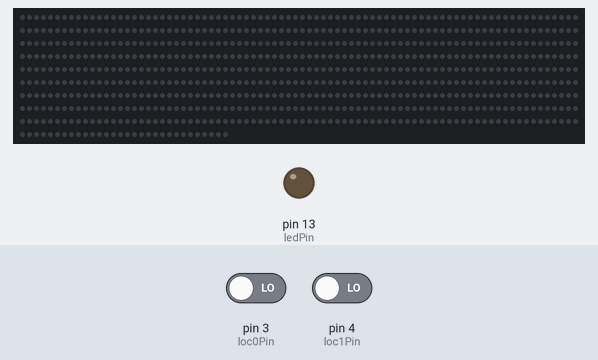
A sketch run on a simulated Arduino Uno, built with avr-gcc and run on an emulated ATmega328P. Parts: 750 RGB LEDs in strip order, left to right, continuing on the next row, output pins drawn as LEDs (lit = HIGH). Inputs (shaded band) come from the test bench; at power-on: pin 4 (loc1Pin) LOW, pin 3 (loc0Pin) LOW. Dim RGB values are drawn brighter than linear; random numbers use the default seed unless the sketch sets one.

Above: at 1.2 s.
1.3 s: pin 4 (loc1Pin) driven HIGH
At 3.2 s:
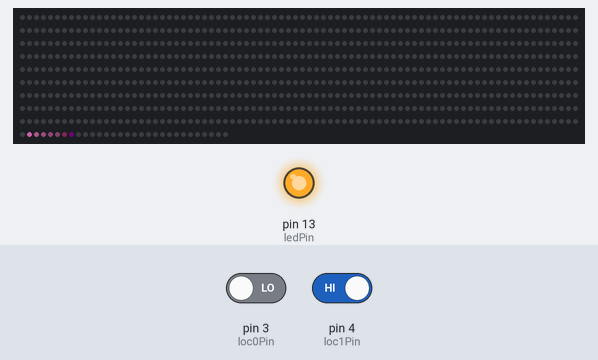
At 46.7 s:
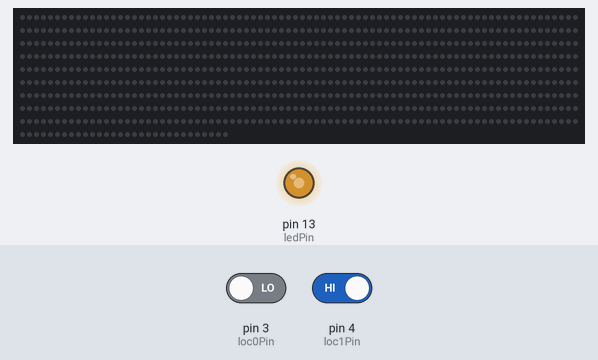
Timing chart, 0 to 47.0 s (numbered marks = the images above; inputs shaded):
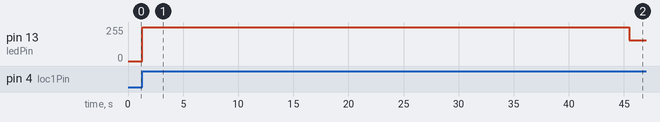

Measured:
- after the input at 1.3 s, pin 13 (ledPin): 0/255 → 255/255 at once, → 155/255 44.2 s later; the LEDs: first change after 0.10 s (image 1 shows a later state)

The sketch:

witch-lights-classic.ino
```cpp
#include <Adafruit_NeoPixel.h>

#ifndef PSTR
 #define PSTR // Make Arduino Due happy (???)
#endif

// USER ADJUSTABLE

#define N_LEDS 750              // 5 5-meter reels hooked up so far

long interval = 30;             // delay between pixel draws -- 45 is slower than you can walk away from
long minInterval = 0;           //
long currentInterval;           // for acceleration

int hoverLowerDistance = 80;   // shortest possible pause distance
int hoverUpperDistance = hoverLowerDistance + 80;   // longest possible pause distance

int hoverLowerTime = 5;         // shortest possible hoverTime
int hoverUpperTime = 30;        // longest possible hoverTime

boolean debug = false;

// NOT USER ADJUSTABLE

#define PIN    6                // Pin for neopixels

int ledPin = 13;                // choose the pin for the LED
int loc0Pin = 3;                // choose the input pin (for PIR sensor)
int loc1Pin = 4;
int pir0State = LOW;            // we start, assuming no motion detected
int pir1State = LOW;
int loc0val = 0;                // variable for reading the pin status
int loc1val = 1;

int hoverTime;				          // how long the sprite hovers for
int hoverRandom;

int dir = 1;					          // +1 to move forwards, -1 to move backwards


Adafruit_NeoPixel strip = Adafruit_NeoPixel(N_LEDS, PIN, NEO_GRB + NEO_KHZ800);

void setup()                    // special function, runs on boot
{
  pinMode(ledPin, OUTPUT);      // declare LED as output
  pinMode(loc0Pin, INPUT);     	// declare sensor as input
  pinMode(loc1Pin, INPUT);
	digitalWrite(ledPin, LOW);
  randomSeed(analogRead(0));


  strip.begin();
  strip.show();
  if (debug) {
    Serial.begin(9600);
    Serial.println("Started!");
  }
}

void loop()                      // special function
{

  loc0val = digitalRead(loc0Pin);  	// read input loc0value

  if (loc0val == HIGH) {            // check if the input is HIGH
    digitalWrite(ledPin, HIGH);  // turn LED ON
    if (pir0State == LOW) {
      if (debug) { Serial.println("moving to 150"); }
      dir = 1;
      // we have just turned on
      chase(0x36540C);
      // We only want to print on the output change, not state
      pir0State = HIGH;
    }
  } else {
    digitalWrite(ledPin, LOW); 	// turn LED OFF
    if (pir0State == HIGH){

      // we have just turned off
      // We only want to print on the output change, not state
      pir0State = LOW;
    }
  }

  loc1val = digitalRead(loc1Pin);  	// read input loc0value
  if (loc1val == HIGH) {            // check if the input is HIGH
    digitalWrite(ledPin, HIGH);  		// turn LED ON
    if (pir1State == LOW) {
      if (debug) { Serial.println("moving to 0"); }
      dir = -1;
      // we have just turned on
      chase(0x633051);
      // We only want to print on the output change, not state
      pir1State = HIGH;
      dir = 1;
    }
  } else {
    digitalWrite(ledPin, LOW); 			// turn LED OFF
    if (pir1State == HIGH){

      // we have just turned off
      // We only want to print on the output change, not state
      pir1State = LOW;
    }
  }

}


void chase(uint32_t c)
{
    if (debug) { Serial.println("Starting the chase!"); }
    uint16_t locPos = (dir==1) ? 0 : N_LEDS;
	  int destPixel = locPos + (random(hoverLowerDistance,hoverUpperDistance) + 3) * dir;
    uint16_t locEnd = (dir==1) ? N_LEDS : 0;

	  strip.show();

	  while (locPos != locEnd)
    {
          if (debug) {
            Serial.print("locPos ");
            Serial.print(locPos);
            Serial.print(" locEnd ");
            Serial.println(locEnd);
          }
        moveFromToLocation(locPos, destPixel, c);
        locPos = destPixel;

  	    hoverRandom = random(hoverLowerDistance,hoverUpperDistance);
  	    destPixel = locPos + hoverRandom * dir;
        destPixel = (destPixel < 0) ? 0 : destPixel;
        destPixel = (destPixel > N_LEDS) ? N_LEDS : destPixel;
        hoverTime = random(hoverLowerTime,hoverUpperTime);


  	    for (int j=0; j<hoverTime; j++)
        {  //do 10 cycles of chasing
          // I really want the sparkle to move back and forth while waiting
            for (int q=0; q < 3; q++)
            {
              setPixelUsingExistingColor(locPos-1*dir);
              setPixelUsingExistingColor(locPos-2*dir);
              setPixelUsingExistingColor(locPos-3*dir);
              setPixelUsingExistingColor(locPos-4*dir);
              setPixelUsingExistingColor(locPos-5*dir);
              setPixelUsingExistingColor(locPos-6*dir);
              setPixelUsingExistingColor(locPos-7*dir);
              setPixelUsingExistingColor(locPos-8*dir);

      		    for (int i=locPos; i < locPos+3; i=i+3)
              {
      		      setPixelColor(i+q*dir, c);    //turn every third pixel on
      		    }
      		    strip.show();

      		    delay(random(5,interval));

      		    for (int i=locPos; i < locPos+3; i=i+3) {
      		      setPixelColor(i+q*dir, 0x111111);        //turn every third pixel off
      		    }
  	       }
  	     }
       locPos = (locPos <= 0) ? 0 : locPos;
       locPos = (locPos > N_LEDS) ? N_LEDS : locPos;
       if (debug) {
         Serial.print("Finished moving new position ");
         Serial.print(locPos);
         Serial.print(" moving to ");
         Serial.println(locEnd);
       }
    }
}


void moveFromToLocation(uint16_t locStart, uint16_t locEnd, uint32_t color)
{
  currentInterval = interval;
  uint16_t locPos = locStart;
  while(locPos != locEnd) {
    setPixelColor(locPos, color); // Draw new pixel
    setPixelUsingExistingColor(locPos-1*dir);
    setPixelUsingExistingColor(locPos-2*dir);
    setPixelUsingExistingColor(locPos-3*dir);
    setPixelUsingExistingColor(locPos-4*dir);
    setPixelUsingExistingColor(locPos-5*dir);
    setPixelUsingExistingColor(locPos-6*dir);
    setPixelUsingExistingColor(locPos-7*dir);

    strip.show();
    delay(currentInterval);
    if(currentInterval > minInterval)
    {
      currentInterval -= 1;
    }
    locPos += dir;
  }
}

void setPixelUsingExistingColor(uint16_t loc)
{
  if (loc > 0 && loc < N_LEDS) {
    setPixelColor(loc, DimColor(strip.getPixelColor(loc)));
  }
}

void setPixelColor(uint16_t loc, uint32_t color)
{
  if (loc > 0 && loc < N_LEDS) {
    if (debug) { Serial.println(loc); }
    strip.setPixelColor(loc, color);
  }
}

// Calculate 50% dimmed version of a color (used by ScannerUpdate)
uint32_t DimColor(uint32_t color)
{
    // Shift R, G and B components one bit to the right
    uint32_t dimColor = strip.Color(Red(color) >> 1, Green(color) >> 1, Blue(color) >> 1);
    return dimColor;
}

// Returns the Red component of a 32-bit color
uint8_t Red(uint32_t color)
{
    return (color >> 16) & 0xFF;
}

// Returns the Green component of a 32-bit color
uint8_t Green(uint32_t color)
{
    return (color >> 8) & 0xFF;
}

// Returns the Blue component of a 32-bit color
uint8_t Blue(uint32_t color)
{
    return color & 0xFF;
}
```
